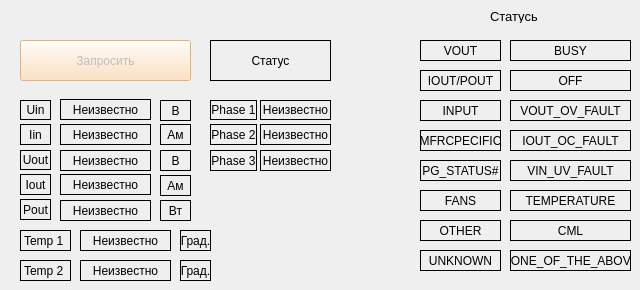
    <widget class="QWidget" name="tab_2">
     <attribute name="title">
      <string>PMBus</string>
     </attribute>
     <widget class="QLabel" name="FlagTm2">
      <property name="geometry">
       <rect>
        <x>180</x>
        <y>260</y>
        <width>31</width>
        <height>21</height>
       </rect>
      </property>
      <property name="frameShape">
       <enum>QFrame::Panel</enum>
      </property>
      <property name="text">
       <string>Град.</string>
      </property>
      <property name="alignment">
       <set>Qt::AlignCenter</set>
      </property>
     </widget>
     <widget class="QLabel" name="FlagVin">
      <property name="geometry">
       <rect>
        <x>160</x>
        <y>100</y>
        <width>31</width>
        <height>21</height>
       </rect>
      </property>
      <property name="frameShape">
       <enum>QFrame::Panel</enum>
      </property>
      <property name="text">
       <string>В</string>
      </property>
      <property name="alignment">
       <set>Qt::AlignCenter</set>
      </property>
     </widget>
     <widget class="QLabel" name="FlagIout">
      <property name="geometry">
       <rect>
        <x>160</x>
        <y>175</y>
        <width>31</width>
        <height>21</height>
       </rect>
      </property>
      <property name="frameShape">
       <enum>QFrame::Panel</enum>
      </property>
      <property name="text">
       <string>Ам</string>
      </property>
      <property name="alignment">
       <set>Qt::AlignCenter</set>
      </property>
     </widget>
     <widget class="QLabel" name="FlagTm1">
      <property name="geometry">
       <rect>
        <x>180</x>
        <y>230</y>
        <width>31</width>
        <height>21</height>
       </rect>
      </property>
      <property name="frameShape">
       <enum>QFrame::Panel</enum>
      </property>
      <property name="text">
       <string>Град.</string>
      </property>
      <property name="alignment">
       <set>Qt::AlignCenter</set>
      </property>
     </widget>
     <widget class="QLabel" name="lblIin">
      <property name="geometry">
       <rect>
        <x>60</x>
        <y>124</y>
        <width>91</width>
        <height>21</height>
       </rect>
      </property>
      <property name="frameShape">
       <enum>QFrame::Panel</enum>
      </property>
      <property name="text">
       <string>Неизвестно</string>
      </property>
      <property name="alignment">
       <set>Qt::AlignCenter</set>
      </property>
     </widget>
     <widget class="QLabel" name="FlagPout">
      <property name="geometry">
       <rect>
        <x>160</x>
        <y>200</y>
        <width>31</width>
        <height>21</height>
       </rect>
      </property>
      <property name="frameShape">
       <enum>QFrame::Panel</enum>
      </property>
      <property name="text">
       <string>Вт</string>
      </property>
      <property name="alignment">
       <set>Qt::AlignCenter</set>
      </property>
     </widget>
     <widget class="QLabel" name="lblPout">
      <property name="geometry">
       <rect>
        <x>60</x>
        <y>200</y>
        <width>91</width>
        <height>21</height>
       </rect>
      </property>
      <property name="frameShape">
       <enum>QFrame::Panel</enum>
      </property>
      <property name="text">
       <string>Неизвестно</string>
      </property>
      <property name="alignment">
       <set>Qt::AlignCenter</set>
      </property>
     </widget>
     <widget class="QLabel" name="label_19">
      <property name="geometry">
       <rect>
        <x>20</x>
        <y>124</y>
        <width>31</width>
        <height>21</height>
       </rect>
      </property>
      <property name="frameShape">
       <enum>QFrame::Panel</enum>
      </property>
      <property name="text">
       <string>Iin</string>
      </property>
      <property name="alignment">
       <set>Qt::AlignCenter</set>
      </property>
     </widget>
     <widget class="QLabel" name="label_39">
      <property name="geometry">
       <rect>
        <x>260</x>
        <y>100</y>
        <width>71</width>
        <height>20</height>
       </rect>
      </property>
      <property name="frameShape">
       <enum>QFrame::Panel</enum>
      </property>
      <property name="text">
       <string>Неизвестно</string>
      </property>
      <property name="alignment">
       <set>Qt::AlignCenter</set>
      </property>
     </widget>
     <widget class="QLabel" name="label_20">
      <property name="geometry">
       <rect>
        <x>20</x>
        <y>150</y>
        <width>31</width>
        <height>20</height>
       </rect>
      </property>
      <property name="frameShape">
       <enum>QFrame::Panel</enum>
      </property>
      <property name="text">
       <string>Uout</string>
      </property>
      <property name="alignment">
       <set>Qt::AlignCenter</set>
      </property>
     </widget>
     <widget class="QLabel" name="FlagVout">
      <property name="geometry">
       <rect>
        <x>160</x>
        <y>150</y>
        <width>31</width>
        <height>21</height>
       </rect>
      </property>
      <property name="frameShape">
       <enum>QFrame::Panel</enum>
      </property>
      <property name="text">
       <string>В</string>
      </property>
      <property name="alignment">
       <set>Qt::AlignCenter</set>
      </property>
     </widget>
     <widget class="QLabel" name="lblUin">
      <property name="geometry">
       <rect>
        <x>60</x>
        <y>99</y>
        <width>91</width>
        <height>21</height>
       </rect>
      </property>
      <property name="frameShape">
       <enum>QFrame::Panel</enum>
      </property>
      <property name="text">
       <string>Неизвестно</string>
      </property>
      <property name="alignment">
       <set>Qt::AlignCenter</set>
      </property>
     </widget>
     <widget class="QLabel" name="labelStatusGet_2">
      <property name="geometry">
       <rect>
        <x>210</x>
        <y>40</y>
        <width>121</width>
        <height>41</height>
       </rect>
      </property>
      <property name="frameShape">
       <enum>QFrame::Panel</enum>
      </property>
      <property name="text">
       <string>Статус</string>
      </property>
      <property name="alignment">
       <set>Qt::AlignCenter</set>
      </property>
     </widget>
     <widget class="QLabel" name="lblUout">
      <property name="geometry">
       <rect>
        <x>60</x>
        <y>150</y>
        <width>91</width>
        <height>21</height>
       </rect>
      </property>
      <property name="frameShape">
       <enum>QFrame::Panel</enum>
      </property>
      <property name="text">
       <string>Неизвестно</string>
      </property>
      <property name="alignment">
       <set>Qt::AlignCenter</set>
      </property>
     </widget>
     <widget class="QLabel" name="label_23">
      <property name="geometry">
       <rect>
        <x>20</x>
        <y>230</y>
        <width>51</width>
        <height>21</height>
       </rect>
      </property>
      <property name="frameShape">
       <enum>QFrame::Panel</enum>
      </property>
      <property name="text">
       <string>Temp 1</string>
      </property>
     </widget>
     <widget class="QLabel" name="label_22">
      <property name="geometry">
       <rect>
        <x>20</x>
        <y>199</y>
        <width>31</width>
        <height>21</height>
       </rect>
      </property>
      <property name="frameShape">
       <enum>QFrame::Panel</enum>
      </property>
      <property name="frameShadow">
       <enum>QFrame::Plain</enum>
      </property>
      <property name="text">
       <string>Pout</string>
      </property>
      <property name="alignment">
       <set>Qt::AlignCenter</set>
      </property>
     </widget>
     <widget class="QLabel" name="label_40">
      <property name="geometry">
       <rect>
        <x>260</x>
        <y>150</y>
        <width>71</width>
        <height>21</height>
       </rect>
      </property>
      <property name="frameShape">
       <enum>QFrame::Panel</enum>
      </property>
      <property name="text">
       <string>Неизвестно</string>
      </property>
      <property name="alignment">
       <set>Qt::AlignCenter</set>
      </property>
     </widget>
     <widget class="QLabel" name="label_18">
      <property name="geometry">
       <rect>
        <x>20</x>
        <y>100</y>
        <width>31</width>
        <height>20</height>
       </rect>
      </property>
      <property name="frameShape">
       <enum>QFrame::Panel</enum>
      </property>
      <property name="text">
       <string>Uin</string>
      </property>
      <property name="alignment">
       <set>Qt::AlignCenter</set>
      </property>
     </widget>
     <widget class="QLabel" name="label_28">
      <property name="geometry">
       <rect>
        <x>20</x>
        <y>260</y>
        <width>51</width>
        <height>21</height>
       </rect>
      </property>
      <property name="frameShape">
       <enum>QFrame::Panel</enum>
      </property>
      <property name="text">
       <string>Temp 2</string>
      </property>
     </widget>
     <widget class="QLabel" name="label_25">
      <property name="geometry">
       <rect>
        <x>210</x>
        <y>100</y>
        <width>47</width>
        <height>20</height>
       </rect>
      </property>
      <property name="frameShape">
       <enum>QFrame::Panel</enum>
      </property>
      <property name="text">
       <string>Phase 1</string>
      </property>
      <property name="alignment">
       <set>Qt::AlignCenter</set>
      </property>
     </widget>
     <widget class="QLabel" name="label_38">
      <property name="geometry">
       <rect>
        <x>260</x>
        <y>124</y>
        <width>71</width>
        <height>21</height>
       </rect>
      </property>
      <property name="frameShape">
       <enum>QFrame::Panel</enum>
      </property>
      <property name="text">
       <string>Неизвестно</string>
      </property>
      <property name="alignment">
       <set>Qt::AlignCenter</set>
      </property>
     </widget>
     <widget class="QLabel" name="lblIout">
      <property name="geometry">
       <rect>
        <x>60</x>
        <y>174</y>
        <width>91</width>
        <height>21</height>
       </rect>
      </property>
      <property name="frameShape">
       <enum>QFrame::Panel</enum>
      </property>
      <property name="text">
       <string>Неизвестно</string>
      </property>
      <property name="alignment">
       <set>Qt::AlignCenter</set>
      </property>
     </widget>
     <widget class="QLabel" name="lblTmp1">
      <property name="geometry">
       <rect>
        <x>80</x>
        <y>230</y>
        <width>91</width>
        <height>21</height>
       </rect>
      </property>
      <property name="frameShape">
       <enum>QFrame::Panel</enum>
      </property>
      <property name="text">
       <string>Неизвестно</string>
      </property>
      <property name="alignment">
       <set>Qt::AlignCenter</set>
      </property>
     </widget>
     <widget class="QLabel" name="label_27">
      <property name="geometry">
       <rect>
        <x>210</x>
        <y>150</y>
        <width>47</width>
        <height>21</height>
       </rect>
      </property>
      <property name="frameShape">
       <enum>QFrame::Panel</enum>
      </property>
      <property name="text">
       <string>Phase 3</string>
      </property>
      <property name="alignment">
       <set>Qt::AlignCenter</set>
      </property>
     </widget>
     <widget class="QPushButton" name="pushButton_4">
      <property name="enabled">
       <bool>false</bool>
      </property>
      <property name="geometry">
       <rect>
        <x>20</x>
        <y>40</y>
        <width>171</width>
        <height>41</height>
       </rect>
      </property>
      <property name="styleSheet">
       <string notr="true">background-color: rgb(255, 220, 178);</string>
      </property>
      <property name="text">
       <string>Запросить</string>
      </property>
     </widget>
     <widget class="QLabel" name="label_21">
      <property name="geometry">
       <rect>
        <x>20</x>
        <y>174</y>
        <width>31</width>
        <height>21</height>
       </rect>
      </property>
      <property name="frameShape">
       <enum>QFrame::Panel</enum>
      </property>
      <property name="text">
       <string>Iout</string>
      </property>
      <property name="alignment">
       <set>Qt::AlignCenter</set>
      </property>
     </widget>
     <widget class="QLabel" name="FlagIin">
      <property name="geometry">
       <rect>
        <x>160</x>
        <y>124</y>
        <width>31</width>
        <height>21</height>
       </rect>
      </property>
      <property name="frameShape">
       <enum>QFrame::Panel</enum>
      </property>
      <property name="text">
       <string>Ам</string>
      </property>
      <property name="alignment">
       <set>Qt::AlignCenter</set>
      </property>
     </widget>
     <widget class="QLabel" name="lblTmp2">
      <property name="geometry">
       <rect>
        <x>80</x>
        <y>260</y>
        <width>91</width>
        <height>21</height>
       </rect>
      </property>
      <property name="frameShape">
       <enum>QFrame::Panel</enum>
      </property>
      <property name="text">
       <string>Неизвестно</string>
      </property>
      <property name="alignment">
       <set>Qt::AlignCenter</set>
      </property>
     </widget>
     <widget class="QLabel" name="label_26">
      <property name="geometry">
       <rect>
        <x>210</x>
        <y>124</y>
        <width>47</width>
        <height>21</height>
       </rect>
      </property>
      <property name="frameShape">
       <enum>QFrame::Panel</enum>
      </property>
      <property name="text">
       <string>Phase 2</string>
      </property>
      <property name="alignment">
       <set>Qt::AlignCenter</set>
      </property>
     </widget>
     <widget class="QLabel" name="StatusBUSY">
      <property name="geometry">
       <rect>
        <x>510</x>
        <y>40</y>
        <width>121</width>
        <height>21</height>
       </rect>
      </property>
      <property name="frameShape">
       <enum>QFrame::Panel</enum>
      </property>
      <property name="text">
       <string>BUSY</string>
      </property>
      <property name="alignment">
       <set>Qt::AlignCenter</set>
      </property>
     </widget>
     <widget class="QLabel" name="StatusVOUT_OV">
      <property name="geometry">
       <rect>
        <x>510</x>
        <y>100</y>
        <width>121</width>
        <height>21</height>
       </rect>
      </property>
      <property name="frameShape">
       <enum>QFrame::Panel</enum>
      </property>
      <property name="text">
       <string>VOUT_OV_FAULT</string>
      </property>
      <property name="alignment">
       <set>Qt::AlignCenter</set>
      </property>
     </widget>
     <widget class="QLabel" name="StatusUNKNOWN">
      <property name="geometry">
       <rect>
        <x>420</x>
        <y>250</y>
        <width>81</width>
        <height>21</height>
       </rect>
      </property>
      <property name="frameShape">
       <enum>QFrame::Panel</enum>
      </property>
      <property name="text">
       <string>UNKNOWN</string>
      </property>
      <property name="alignment">
       <set>Qt::AlignCenter</set>
      </property>
     </widget>
     <widget class="QLabel" name="StatusFANS">
      <property name="geometry">
       <rect>
        <x>420</x>
        <y>190</y>
        <width>81</width>
        <height>21</height>
       </rect>
      </property>
      <property name="frameShape">
       <enum>QFrame::Panel</enum>
      </property>
      <property name="text">
       <string>FANS</string>
      </property>
      <property name="alignment">
       <set>Qt::AlignCenter</set>
      </property>
     </widget>
     <widget class="QLabel" name="StatusOTHER">
      <property name="geometry">
       <rect>
        <x>420</x>
        <y>220</y>
        <width>81</width>
        <height>21</height>
       </rect>
      </property>
      <property name="frameShape">
       <enum>QFrame::Panel</enum>
      </property>
      <property name="text">
       <string>OTHER</string>
      </property>
      <property name="alignment">
       <set>Qt::AlignCenter</set>
      </property>
     </widget>
     <widget class="QLabel" name="StatusNONE_OF">
      <property name="geometry">
       <rect>
        <x>510</x>
        <y>250</y>
        <width>121</width>
        <height>21</height>
       </rect>
      </property>
      <property name="frameShape">
       <enum>QFrame::Panel</enum>
      </property>
      <property name="text">
       <string>NONE_OF_THE_ABOVE</string>
      </property>
      <property name="alignment">
       <set>Qt::AlignCenter</set>
      </property>
     </widget>
     <widget class="QLabel" name="StatusIOUTPOUT">
      <property name="geometry">
       <rect>
        <x>420</x>
        <y>70</y>
        <width>81</width>
        <height>21</height>
       </rect>
      </property>
      <property name="frameShape">
       <enum>QFrame::Panel</enum>
      </property>
      <property name="text">
       <string>IOUT/POUT</string>
      </property>
      <property name="alignment">
       <set>Qt::AlignCenter</set>
      </property>
     </widget>
     <widget class="QLabel" name="StatusVOUT">
      <property name="geometry">
       <rect>
        <x>420</x>
        <y>40</y>
        <width>81</width>
        <height>21</height>
       </rect>
      </property>
      <property name="frameShape">
       <enum>QFrame::Panel</enum>
      </property>
      <property name="text">
       <string>VOUT</string>
      </property>
      <property name="alignment">
       <set>Qt::AlignCenter</set>
      </property>
     </widget>
     <widget class="QLabel" name="StatusVIN_UV">
      <property name="geometry">
       <rect>
        <x>510</x>
        <y>160</y>
        <width>121</width>
        <height>21</height>
       </rect>
      </property>
      <property name="frameShape">
       <enum>QFrame::Panel</enum>
      </property>
      <property name="text">
       <string>VIN_UV_FAULT</string>
      </property>
      <property name="alignment">
       <set>Qt::AlignCenter</set>
      </property>
     </widget>
     <widget class="QLabel" name="StatusCML">
      <property name="geometry">
       <rect>
        <x>510</x>
        <y>220</y>
        <width>121</width>
        <height>21</height>
       </rect>
      </property>
      <property name="frameShape">
       <enum>QFrame::Panel</enum>
      </property>
      <property name="text">
       <string>CML</string>
      </property>
      <property name="alignment">
       <set>Qt::AlignCenter</set>
      </property>
     </widget>
     <widget class="QLabel" name="StatusOFF">
      <property name="geometry">
       <rect>
        <x>510</x>
        <y>70</y>
        <width>121</width>
        <height>21</height>
       </rect>
      </property>
      <property name="frameShape">
       <enum>QFrame::Panel</enum>
      </property>
      <property name="text">
       <string>OFF</string>
      </property>
      <property name="alignment">
       <set>Qt::AlignCenter</set>
      </property>
     </widget>
     <widget class="QLabel" name="StatusMRFC">
      <property name="geometry">
       <rect>
        <x>420</x>
        <y>130</y>
        <width>81</width>
        <height>21</height>
       </rect>
      </property>
      <property name="frameShape">
       <enum>QFrame::Panel</enum>
      </property>
      <property name="text">
       <string>MFRCPECIFIC</string>
      </property>
      <property name="alignment">
       <set>Qt::AlignCenter</set>
      </property>
     </widget>
     <widget class="QLabel" name="StatusINPUT">
      <property name="geometry">
       <rect>
        <x>420</x>
        <y>100</y>
        <width>81</width>
        <height>21</height>
       </rect>
      </property>
      <property name="frameShape">
       <enum>QFrame::Panel</enum>
      </property>
      <property name="text">
       <string>INPUT</string>
      </property>
      <property name="alignment">
       <set>Qt::AlignCenter</set>
      </property>
     </widget>
     <widget class="QLabel" name="StatusPG">
      <property name="geometry">
       <rect>
        <x>420</x>
        <y>160</y>
        <width>81</width>
        <height>21</height>
       </rect>
      </property>
      <property name="frameShape">
       <enum>QFrame::Panel</enum>
      </property>
      <property name="text">
       <string>PG_STATUS#</string>
      </property>
      <property name="alignment">
       <set>Qt::AlignCenter</set>
      </property>
     </widget>
     <widget class="QLabel" name="StatusTEMP">
      <property name="geometry">
       <rect>
        <x>510</x>
        <y>190</y>
        <width>121</width>
        <height>21</height>
       </rect>
      </property>
      <property name="frameShape">
       <enum>QFrame::Panel</enum>
      </property>
      <property name="text">
       <string>TEMPERATURE</string>
      </property>
      <property name="alignment">
       <set>Qt::AlignCenter</set>
      </property>
     </widget>
     <widget class="QLabel" name="StatusIOUT_OC">
      <property name="geometry">
       <rect>
        <x>510</x>
        <y>130</y>
        <width>121</width>
        <height>21</height>
       </rect>
      </property>
      <property name="frameShape">
       <enum>QFrame::Panel</enum>
      </property>
      <property name="text">
       <string>IOUT_OC_FAULT</string>
      </property>
      <property name="alignment">
       <set>Qt::AlignCenter</set>
      </property>
     </widget>
     <widget class="QLabel" name="label_12">
      <property name="geometry">
       <rect>
        <x>490</x>
        <y>10</y>
        <width>47</width>
        <height>13</height>
       </rect>
      </property>
      <property name="font">
       <font>
        <pointsize>10</pointsize>
       </font>
      </property>
      <property name="text">
       <string>Статусы</string>
      </property>
     </widget>
    </widget>
